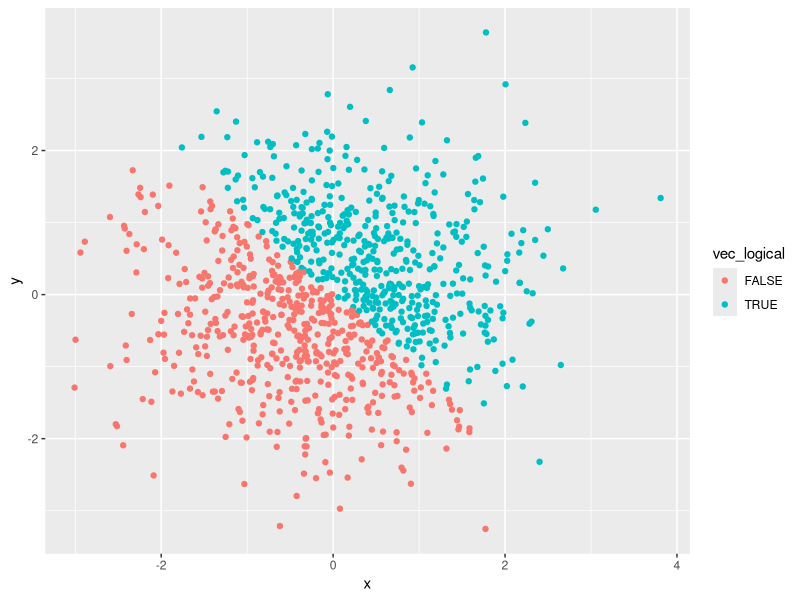
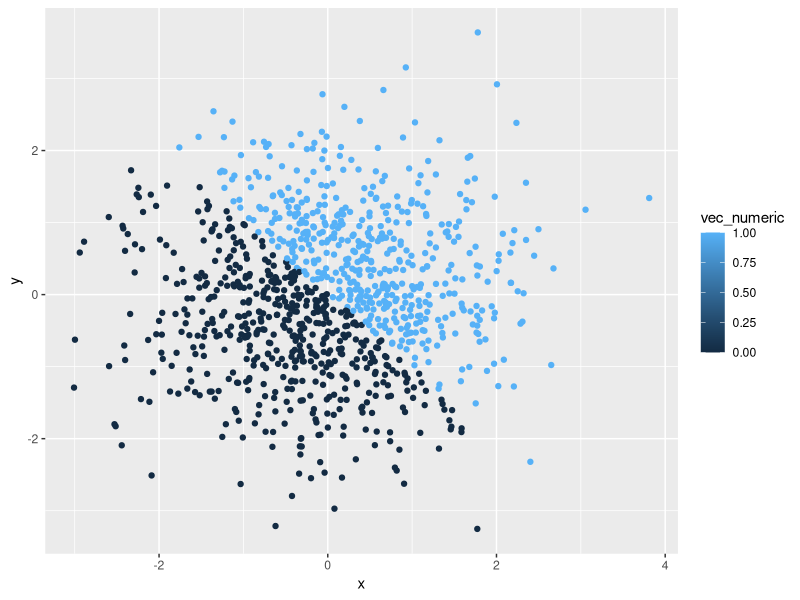
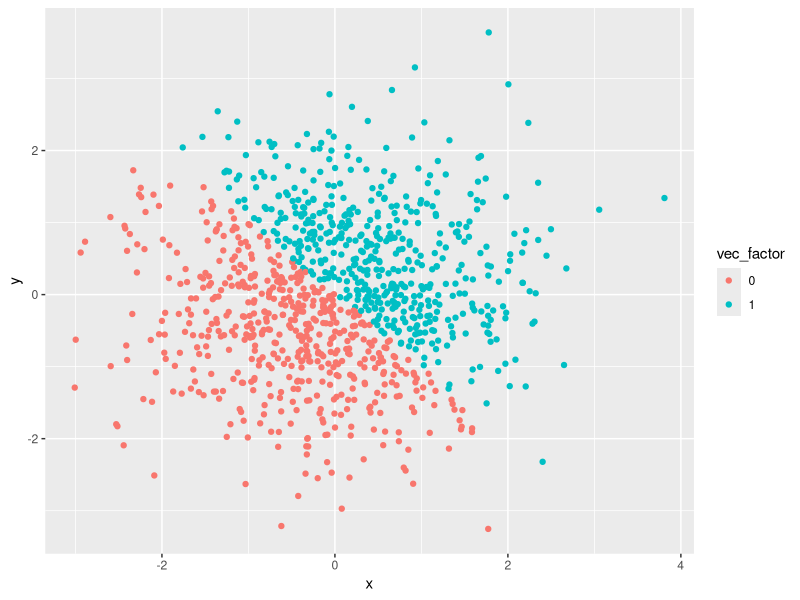
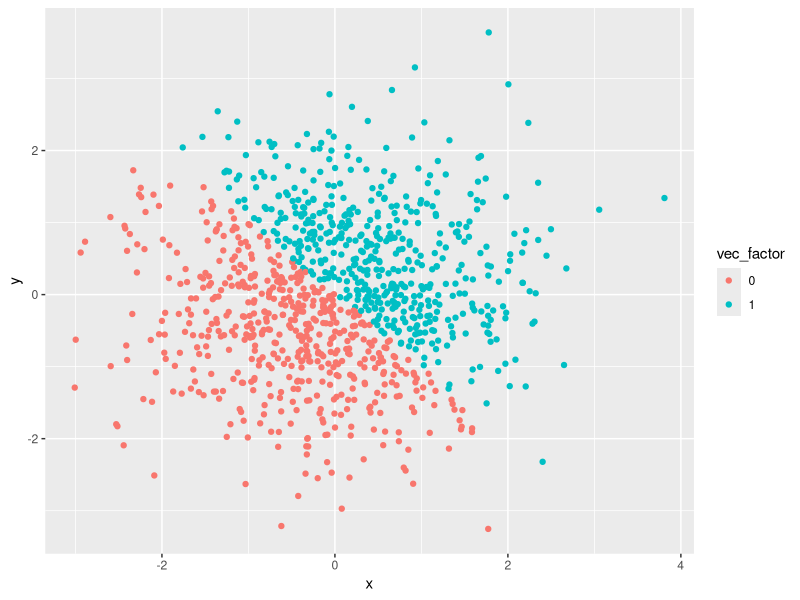

Write the R code that produced these figures, in order.
## ---- chunk 1
knitr::opts_chunk$set(echo = TRUE)
library(tidyverse)
## ---- chunk 2

set.seed(1)

df_p1 <- tibble(
  vec_numeric = runif(10, 0, 5), 
  vec_logical = vec_numeric > 2, 
  vec_char = c("a", "b", "c", "d", "e", "f", "g", "h", "j", "k"), 
  vec_factor = factor(c("male", "female", "male", "female", "female", "male", "male", "female", "female", "male"))
)

## ---- chunk 3

mean(df_p1$vec_numeric)
mean(df_p1$vec_logical)
mean(df_p1$vec_char)
mean(df_p1$vec_factor)

## ---- chunk 4

set.seed(1)

df_p2 <- tibble(
  x = rnorm(1000), 
  y = rnorm(1000), 
  vec_logical = x + y > 0, 
  vec_numeric = as.numeric(vec_logical), 
  vec_factor = factor(vec_numeric)
)

## ---- chunk 5

color_logical <- ggplot(
  df_p2, aes(x = x, y = y, color = vec_logical)) +
  geom_point()

print(color_logical)

## ---- chunk 6

color_numeric <- ggplot(
  df_p2, aes(
    x = x, 
    y = y, 
    color = vec_numeric)) +
  geom_point()

print(color_numeric)

## ---- chunk 7

color_factor <- ggplot(
  df_p2, aes(
    x = x, 
    y = y, 
    color = vec_factor)) + 
  geom_point()
  
print(color_factor)

## ---- chunk 8

ggsave("plots/scatter_plot_logical.pdf", 
       height = 4, width = 6)

